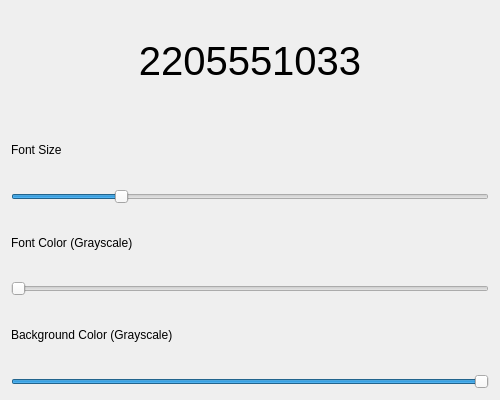
<?xml version="1.0" encoding="UTF-8"?>
<ui version="4.0">
 <class>MainApp</class>
 <widget class="QWidget" name="MainApp">
  <property name="geometry">
   <rect>
    <x>0</x>
    <y>0</y>
    <width>500</width>
    <height>400</height>
   </rect>
  </property>
  <property name="windowTitle">
   <string>NIM Adjuster</string>
  </property>
  <layout class="QVBoxLayout" name="verticalLayout">
   <item>
    <widget class="QLabel" name="labelNIM">
     <property name="text">
      <string>2205551033</string>
     </property>
     <property name="alignment">
      <set>Qt::AlignCenter</set>
     </property>
     <property name="minimumSize">
      <size>
       <width>300</width>
       <height>100</height>
      </size>
     </property>
     <property name="styleSheet">
      <string notr="true">font-size: 30pt;</string>
     </property>
    </widget>
   </item>

   <!-- Font Size -->
   <item>
    <layout class="QVBoxLayout" name="fontSizeLayout">
     <item>
      <widget class="QLabel" name="labelFontSize">
       <property name="text">
        <string>Font Size</string>
       </property>
      </widget>
     </item>
     <item>
      <widget class="QSlider" name="sliderFontSize">
       <property name="orientation">
        <enum>Qt::Horizontal</enum>
       </property>
       <property name="minimum">
        <number>10</number>
       </property>
       <property name="maximum">
        <number>100</number>
       </property>
       <property name="value">
        <number>30</number>
       </property>
      </widget>
     </item>
    </layout>
   </item>

   <!-- Font Color -->
   <item>
    <layout class="QVBoxLayout" name="fontColorLayout">
     <item>
      <widget class="QLabel" name="labelFontColor">
       <property name="text">
        <string>Font Color (Grayscale)</string>
       </property>
      </widget>
     </item>
     <item>
      <widget class="QSlider" name="sliderFontColor">
       <property name="orientation">
        <enum>Qt::Horizontal</enum>
       </property>
       <property name="minimum">
        <number>0</number>
       </property>
       <property name="maximum">
        <number>255</number>
       </property>
       <property name="value">
        <number>0</number>
       </property>
      </widget>
     </item>
    </layout>
   </item>

   <!-- Background Color -->
   <item>
    <layout class="QVBoxLayout" name="bgColorLayout">
     <item>
      <widget class="QLabel" name="labelBGColor">
       <property name="text">
        <string>Background Color (Grayscale)</string>
       </property>
      </widget>
     </item>
     <item>
      <widget class="QSlider" name="sliderBG">
       <property name="orientation">
        <enum>Qt::Horizontal</enum>
       </property>
       <property name="minimum">
        <number>0</number>
       </property>
       <property name="maximum">
        <number>255</number>
       </property>
       <property name="value">
        <number>255</number>
       </property>
      </widget>
     </item>
    </layout>
   </item>
  </layout>
 </widget>
 <resources/>
 <connections/>
</ui>
